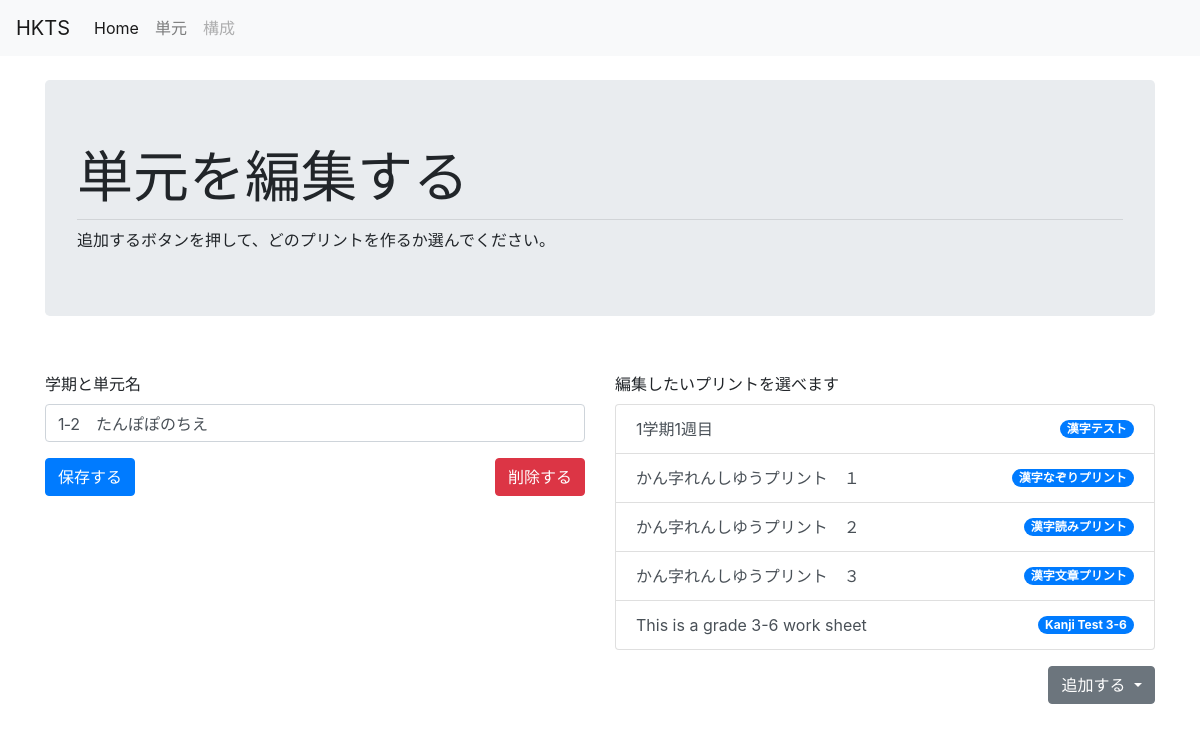
The app's page /lessons/edit/7, older data.
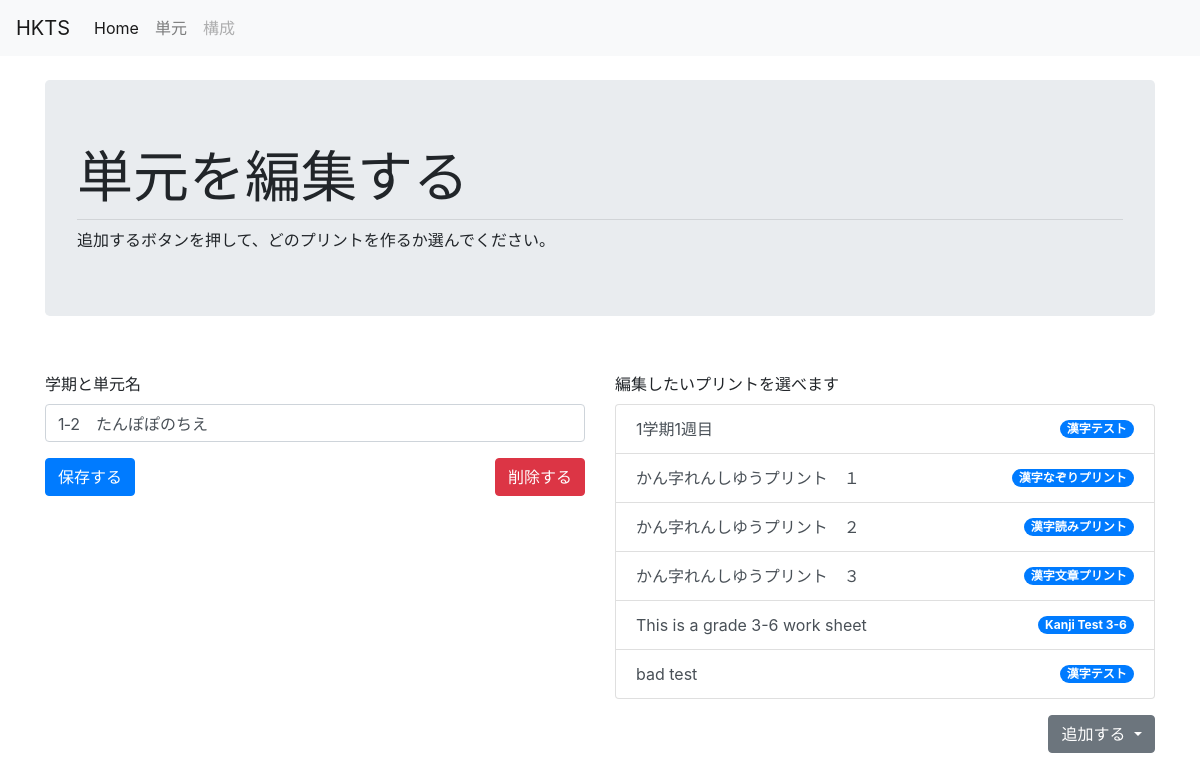
The same page, newer data.
### hktm/models.py (models this page shows, shortened)
class Lesson(db.Model):
    __tablename__ = 'lesson'
    id = db.Column(db.Integer,primary_key=True)
    name = db.Column(db.Text)
    date = db.Column(db.Text)
    grade = db.Column(db.Integer)
    comments = db.Column(db.Text)
    lesson_materials = db.relationship('LessonMaterial', backref='lesson_material', lazy='dynamic')

class LessonMaterial(db.Model):
    __tablename__ = 'lesson_material'
    id = db.Column(db.Integer,primary_key=True)
    name = db.Column(db.Text) # this can indicate the worksheet name and number
    content = db.Column(db.Text)
    lesson_id = db.Column(db.Integer, db.ForeignKey('lesson.id'))
    material_code = db.Column(db.Text, db.ForeignKey('material_type.code'))
    material = db.relationship("MaterialType")

class MaterialType(db.Model):
    __tablename__ = 'material_type'
    code = db.Column(db.Text,primary_key=True)
    name = db.Column(db.Text)
    instructions = db.Column(db.Text)
    custom_template = db.Column(db.Boolean)

### hktm/lessons/views.py (the view)
@lessons_bp.route('/edit/<int:id>', methods=['GET','POST'])
def edit(id):
    lesson_to_edit = Lesson.query.get(id)
    form = AddForm()
    if form.validate_on_submit():
        lesson_to_edit.name = form.name.data
        db.session.commit()
        return redirect(url_for('lessons.list'))
    elif request.method == 'GET':
        content_list = MaterialType.query.all()
        lesson_content = LessonMaterial.query.filter_by(lesson_id=id)
        form.name.default = lesson_to_edit.name
        form.process()
    return render_template('edit_lesson.html',form=form,
                            lesson_id=lesson_to_edit.id,
                            lesson_content = lesson_content,
                            content_types=content_list
                            )

### hktm/lessons/forms.py
class AddForm(FlaskForm):
    name = StringField(u'学期と単元名')
    submit = SubmitField(u'保存する')

### hktm/lessons/templates/lessons/edit_lesson.html (shortened to what this page needs)
{% extends "chrome.html" %}
{% block content %}
<div class="container-sm">
  <div class="jumbotron">
    <h1 class="display-4">単元を編集する</h1>
    <hr class="my-2">
追加するボタンを押して、どのプリントを作るか選んでください。
  </div>
  <br>
  <form method="POST">
    <div class="row">
      <div class="col-md-6">
        <div class="row">
          <div class="form-group col-xl">
            {{form.name.label}} {{form.name(class='form-control')}}
          </div>
        </div>
        <div class="row">
          <div class='col'>
            {{form.submit(class='btn btn-primary')}}
          </div>
          <div class='col'>
            <button type="button" class="btn btn-danger float-right" data-toggle="modal" data-target="#confirmDelete">削除する</button>
          </div>
        </div>
      </div>
      <div class="col-md-6">
        <div class="row">
          <div class="form-group col-xl">
            <label>編集したいプリントを選べます</label>
            <ul class="list-group">
            {% for c in lesson_content %}
              <li class="list-group-item d-flex justify-content-between align-items-center">
                <a class="list-group-item-action" id=list-{{c.id}} href="{{ url_for('lesson_contents.edit',id=c. id) }}">{{ c.name }}</a>
                <span class="badge badge-primary badge-pill">{{c.material.name}}</span>
              </li>
            {% endfor %}
            </ul>
          </div>
        </div>
        <div class="row">
          <div class='col-md'>
            <div class="dropdown">
              <button class="btn btn-secondary dropdown-toggle float-right" type="button" id="dropdownMenuButton" data-toggle="dropdown" aria-haspopup="true" aria-expanded="false">
                追加する
              </button>
            </div>
        </div>
      </div>
    </div>
  </div>
</form>
  </div>
{% endblock %}

### hktm/templates/chrome.html (shortened to what this page needs)
<!DOCTYPE html>
<html lang="en" dir="ltr">
  <head>
    <link rel="stylesheet" href="https://stackpath.bootstrapcdn.com/bootstrap/4.4.1/css/bootstrap.min.css">
    <link rel="stylesheet" href="/static/questions.css"/>
  </head>
  <body>
    <nav class="navbar navbar-expand-lg navbar-light bg-light">
      <a class="navbar-brand" href="{{ url_for('index') }}">HKTS</a>
      <div class="collapse navbar-collapse" id="navbarSupportedContent">
        <ul class="navbar-nav mr-auto">
          <li class="nav-item active">
            <a class="nav-link" href="{{ url_for('index') }}">Home <span class="sr-only">(current)</span></a>
          </li>
          <li class="nav-item">
            <a class="nav-link" href="{{ url_for('lessons.list') }}">単元</a>
          </li>
          <li class="nav-item">
            <a class="nav-link disabled" href="#">構成</a>
          </li>
        </ul>
      </div>
    </nav>
    <br>
    {% block content %}
    {% endblock %}
  </body>
</html>

Row changes from the older to the newer data that the page shows:
added LessonMaterial: name "bad test", material.name "漢字テスト"
